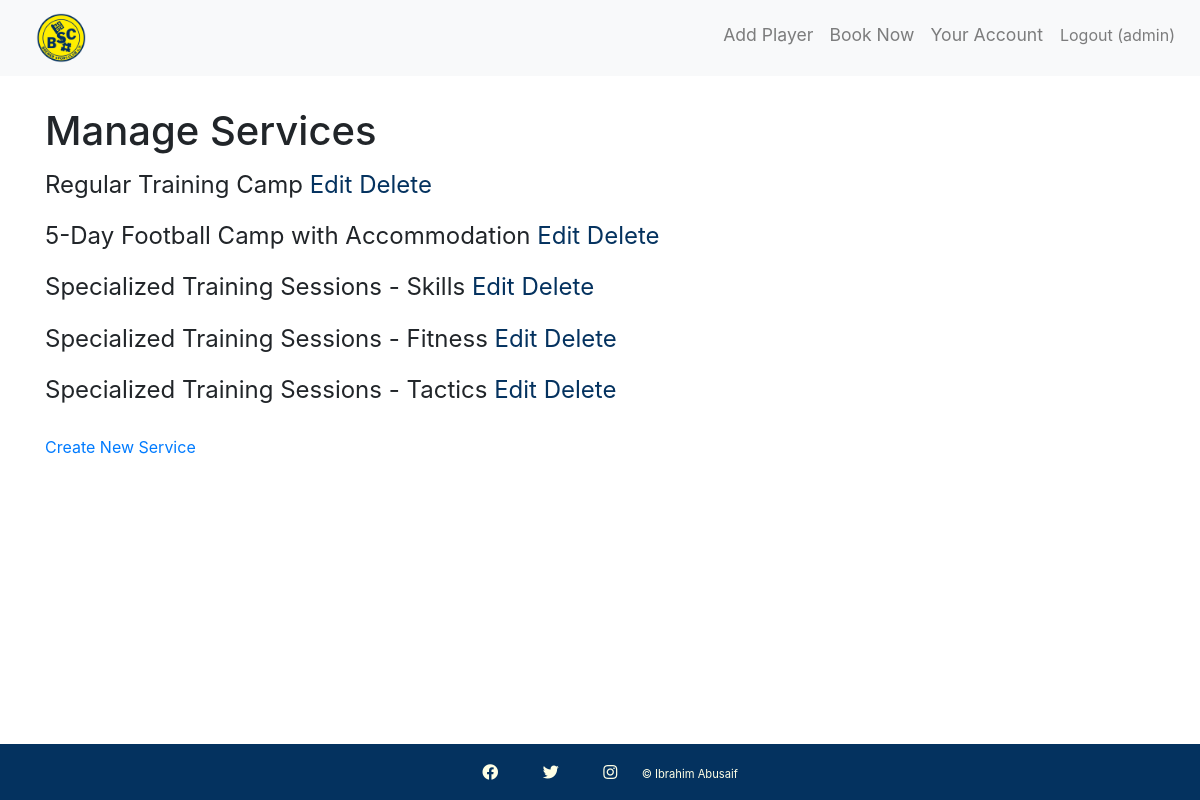
Page /admin_manage_services/ (signed in) on the earlier database version.
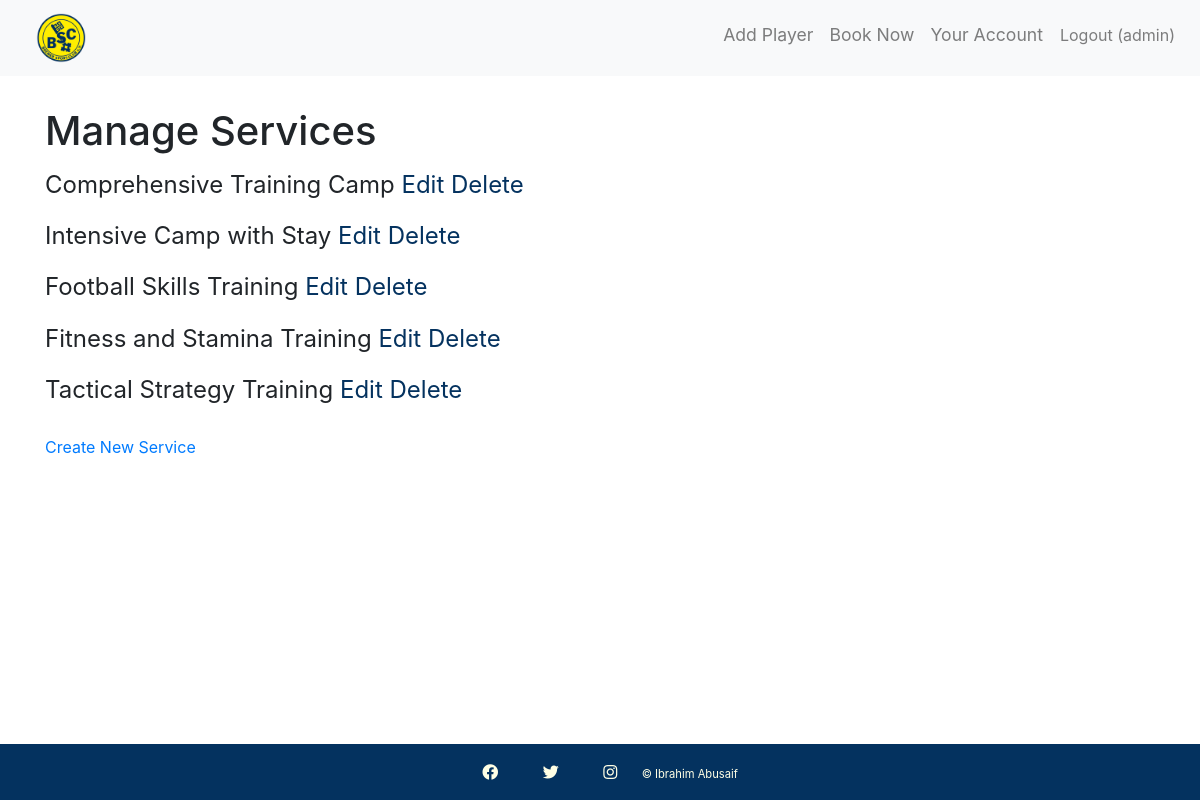
Same page on the later database version.
### football_camp/models.py (models this page shows, shortened)
class Service(models.Model):
    TRAININGS = (("skills", "Skills"), ("fitness", "Fitness"), ("tactics", "Tactics"), ("all", "All"))
    title = models.CharField(max_length=100, null=False, blank=False, verbose_name="Service Title")
    focus = models.CharField(max_length=200, verbose_name="Service Focus")
    duration = models.CharField(max_length=100, verbose_name="Service Duration")
    features = models.TextField(verbose_name="Service Features")
    training = models.CharField(max_length=10, choices=TRAININGS, null=True, blank=True, verbose_name="Training Type")
    image = models.ImageField(upload_to='services/', blank=True, null=True, verbose_name="Service Image")
    class Meta:
        verbose_name = "Service"
        verbose_name_plural = "Services"

### football_camp/views.py (the view)
    def _wrapped_view_func(request, *args, **kwargs):
        if not request.user.is_superuser:
            messages.error(request, "You don’t have permission to access this page.")
            return redirect('service_list')
        return view_func(request, *args, **kwargs)

### football_camp/views.py (called while the page is built)
def superuser_required(view_func):
    def _wrapped_view_func(request, *args, **kwargs):
        if not request.user.is_superuser:
            messages.error(request, "You don’t have permission to access this page.")
            return redirect('service_list')
        return view_func(request, *args, **kwargs)
    return _wrapped_view_func

@superuser_required
def admin_manage_services(request):
    services = Service.objects.all()
    return render(request, 'football_camp/admin_manage_services.html', {'services': services})

### football_camp/templates/football_camp/admin_manage_services.html (shortened to what this page needs)
<!DOCTYPE html>
<html lang="en">
<head>
</head>
<body>
    {% extends 'football_camp/base.html' %}
    {% block content %}
    <div class="container">
        <h1>Manage Services</h1>
        <ul>
            {% for service in services %}
            <li>
                {{ service.title }}
                <a href="{% url 'edit_service' service.id %}">Edit</a>
                <a href="{% url 'delete_service' service.id %}">Delete</a>
            </li>
            {% endfor %}
        </ul>
        <a href="{% url 'admin_create_service' %}">Create New Service</a>
    </div>
    {% endblock %}>

Differences in the rows shown:
changed Service: title "Regular Training Camp" → "Comprehensive Training Camp"
changed Service: title "5-Day Football Camp with Accommodation" → "Intensive Camp with Stay"
changed Service: title "Specialized Training Sessions - Skills" → "Football Skills Training"
changed Service: title "Specialized Training Sessions - Fitness" → "Fitness and Stamina Training"
changed Service: title "Specialized Training Sessions - Tactics" → "Tactical Strategy Training"
